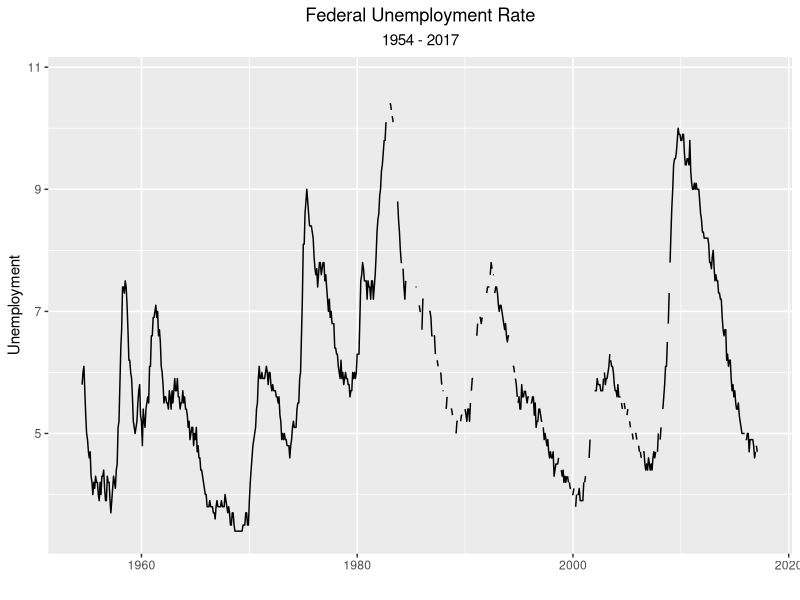

This figure's R source:
## ---- chunk 1
#| label: setup
#| warning: false
#| message: false

library(tidyverse)
library(ggplot2)
library(lubridate)

knitr::opts_chunk$set(echo = TRUE, warning=FALSE, message=FALSE)
## ---- chunk 2
library(readr)
FedFundsRate <- read_csv("_data/FedFundsRate.csv")

FedFundsRate
## ---- chunk 3
#rename columns
FedFundsRate <- rename(FedFundsRate, 
                       "Target Rate" = "Federal Funds Target Rate",
                       "Upper Target" = "Federal Funds Upper Target",
                       "Lower Target" = "Federal Funds Lower Target",
                       "Effective Rate" = "Effective Federal Funds Rate",
                       "Real GDP Δ" = "Real GDP (Percent Change)",
                       "Unemployment" = "Unemployment Rate",
                       "Inflation" = "Inflation Rate")

#mutate to create a new date column
fed_rates_tidy <- FedFundsRate%>%
  mutate(Date = str_c(Year, Month, Day, sep = "-"),
         Date = ymd(Date))

#remove excess date columns
fed_rates_tidy <- fed_rates_tidy%>%
  select(-Year, -Month, -Day)

#move new date column to the front
fed_rates_tidy <- fed_rates_tidy%>%
  relocate(Date)

fed_rates_tidy
## ---- chunk 4
ggplot(fed_rates_tidy, aes(x=Date, y=Unemployment, group = 1))+
  geom_line()+
  xlab("")+
  ggtitle("Federal Unemployment Rate",
          subtitle = "1954 - 2017")+
  theme(plot.title = element_text(hjust = 0.5),
        plot.subtitle = element_text(hjust = 0.5))
